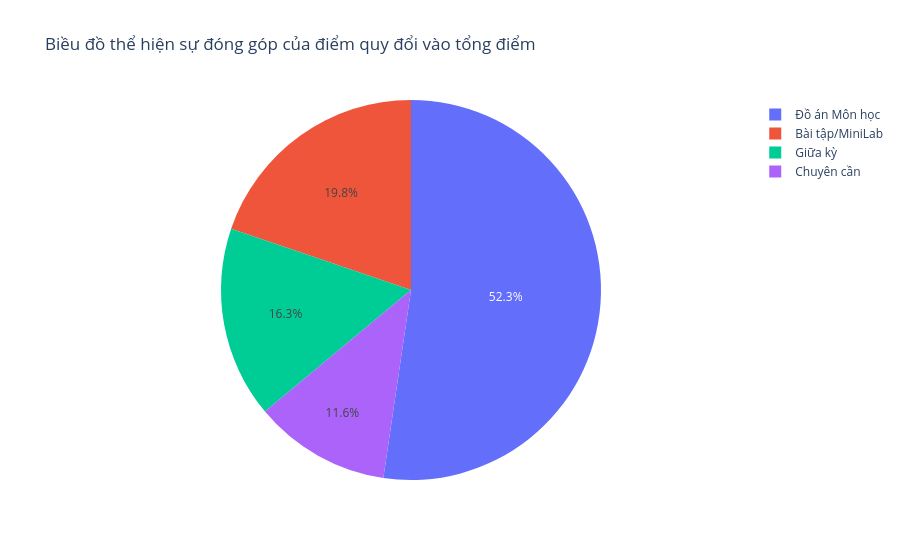

Here is the notebook cell this chart was saved with:
### Code cell
import plotly.express as px

fig = px.pie(
    names=df['Thanh_Phan'],
    values=((df['Diem_So']*df['Trong_So'])/tong_diem)*100,
    title="Biều đồ thể hiện sự đóng góp của điểm quy đổi vào tổng điểm"
)

fig.show()

### Figure 1 — Plotly figure (JSON) as saved in the notebook; plotly's stock layout.template omitted (floating-point values rounded to 4 significant figures)
{"data": [{"domain": {"x": [0, 1], "y": [0, 1]}, "hovertemplate": "label=%{label}<br>value=%{value}<extra></extra>", "labels": ["Chuyên cần", "Bài tập/MiniLab", "Giữa kỳ", "Đồ án Môn học"], "legendgroup": "", "name": "", "showlegend": true, "type": "pie", "values": [11.63, 19.77, 16.28, 52.33]}], "layout": {"legend": {"tracegroupgap": 0}, "title": {"text": "Biều đồ thể hiện sự đóng góp của điểm quy đổi vào tổng điểm"}}}
